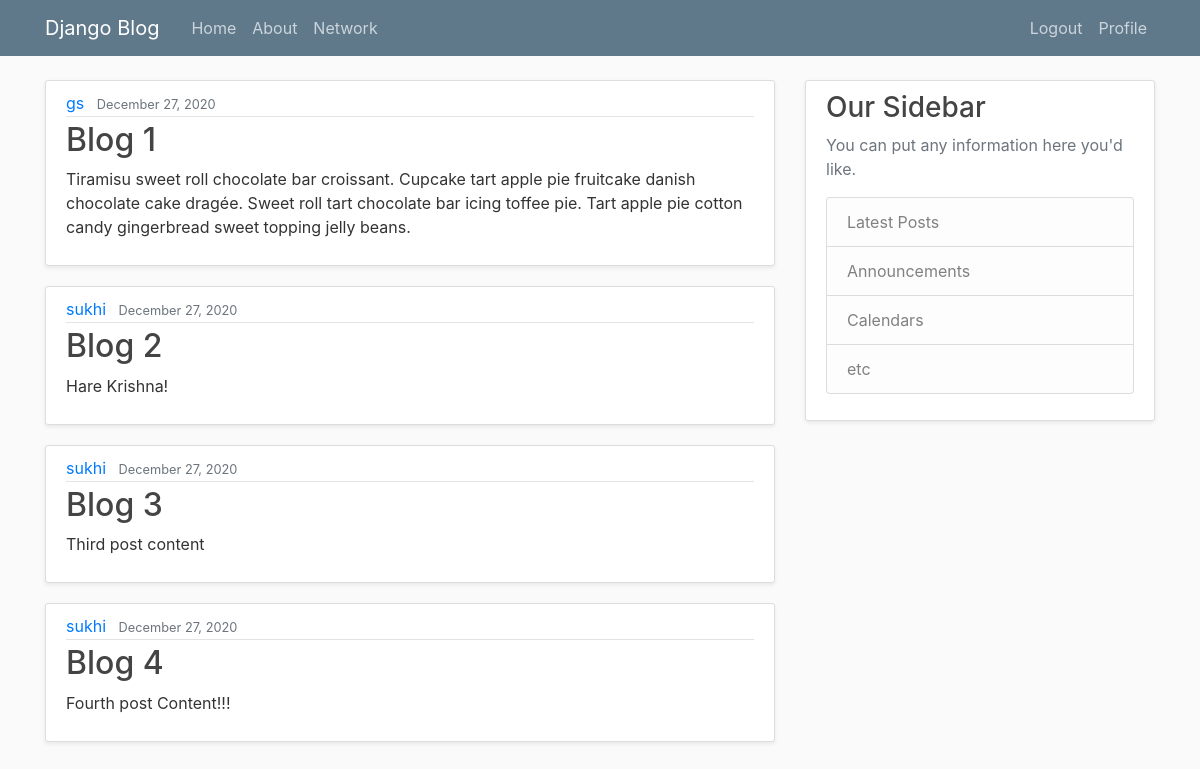
Screenshot of / (signed in) with the database file from the repository.
### blog/models.py (models this page shows, shortened)
class Post(models.Model):
    title = models.CharField(max_length=100)
    content = models.TextField()
    date_posted = models.DateTimeField(default=timezone.now)
    author = models.ForeignKey(to=User, on_delete=models.CASCADE)  # Delete a user to delete all the posts

### blog/views.py (the view)
# urls.py: path('', views.home, name='blog-home'),
def home(request):
    context = {
        'posts': Post.objects.all()
    }
    return render(request=request, template_name='blog/home.html', context=context)

### blog/templates/blog/home.html
{% extends "blog/base.html"%}
{% block content %}
    {% for post in posts %}
        <article class="media content-section shadow-sm">
          <div class="media-body">
            <div class="article-metadata">
              <a class="mr-2" href="#">{{ post.author }}</a>
                <small class="text-muted">{{ post.date_posted|date:"F d, Y"  }}</small>
            </div>
            <h2><a class="article-title" href="#">{{ post.title }}</a></h2>
            <p class="article-content">{{ post.content }}</p>
          </div>
        </article>
    {% endfor %}
{% endblock content %}

### blog/static/blog/main.css (style rules this page uses)
body { background: #fafafa; color: #333333; margin-top: 5rem; }
h1, h2, h3, h4, h5, h6 { color: #444444; }
.content-section { background: #ffffff; padding: 10px 20px; border: 1px solid #dddddd; border-radius: 3px; margin-bottom: 20px; }
.article-title { color: #444444; }
.article-content { white-space: pre-line; }
.article-metadata { padding-bottom: 1px; margin-bottom: 4px; border-bottom: 1px solid #e3e3e3 }

### rows the page displays
Post: author "gs", date_posted "December 27, 2020", title "Blog 1", content "Tiramisu sweet roll chocolate bar croissant. Cupcake tart apple pie fruitcake danish chocolate cake dragée. Sweet roll tart chocolate bar icing toffee pie. Tart apple pie cotton candy gingerbread sweet topping jelly beans."
Post: author "sukhi", date_posted "December 27, 2020", title "Blog 2", content "Hare Krishna!"
Post: author "sukhi", date_posted "December 27, 2020", title "Blog 3", content "Third post content"
Post: author "sukhi", date_posted "December 27, 2020", title "Blog 4", content "Fourth post Content!!!"
